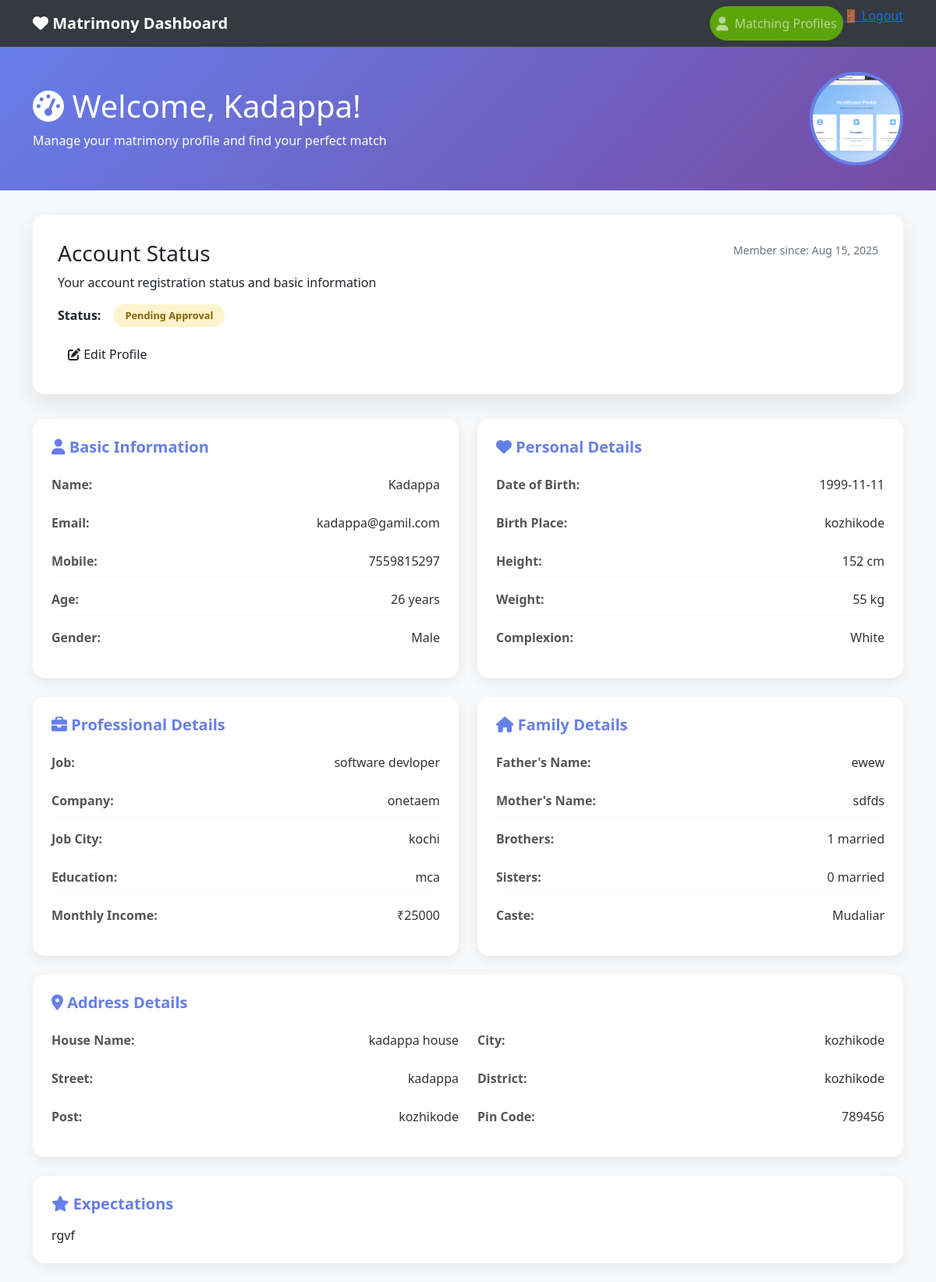
Page /customer/dashboard/ (signed in) on the committed database.
### accounts/models.py (models this page shows, shortened)
class Customer(models.Model):
    user = models.OneToOneField(User, related_name="customer_profile", on_delete=models.CASCADE, blank=True, null=True)
    CASTE_CHOICES = (
        ("Mudaliar", "Mudaliar"),
        ("Chetty", "Chetty"),
        ("Devanga", "Devanga"),
        ("Ezhavas_Thiyas", "Ezhavas & Thiyas"),
        ("Thandan", "Thandan"),
    )
    MARITAL_STATUS_CHOICES = (
        ("Single", "Single"),
        ("Divorced", "Divorced"),
    )
    STAR_CHOICES = (
        ("Aswathi", "Aswathi"),
        ("Bharani", "Bharani"),
        ("Karthika", "Karthika"),
        ("Rohini", "Rohini"),
        ("Makayiram", "Makayiram"),
        ("Thiruvathira", "Thiruvathira"),
        ("Punartham", "Punartham"),
        ("Pooyam", "Pooyam"),
        ("Aayilyam", "Aayilyam"),
        ("Makam", "Makam"),
        ("Pooram", "Pooram"),
        ("Uthram", "Uthram"),
        ("Atham", "Atham"),
        ("Chittira", "Chittira"),
        ("Chothi", "Chothi"),
        ("Vishakam", "Vishakam"),
        ("Anizham", "Anizham"),
        ("Thiruketta", "Thiruketta"),
        ("Moolam", "Moolam"),
        ("Pooradam", "Pooradam"),
        ("Uthradam", "Uthradam"),
        ("Thiruvonam", "Thiruvonam"),
        ("Avittam", "Avittam"),
        ("Chathayam", "Chathayam"),
        ("Pooruruttathi", "Pooruruttathi"),
        ("Uthrattathi", "Uthrattathi"),
        ("Revathi", "Revathi"),
    )
    father_name = models.CharField(max_length=256, blank=True, null=True)
    age = models.IntegerField(blank=True, null=True)
    gender = models.CharField(max_length=256, blank=True, null=True)
    contact_no = models.CharField(max_length=10, blank=True, null=True)
    description = models.CharField(max_length=256, blank=True, null=True)
    profile_image = models.ImageField(upload_to="profile_images/", null=True, blank=True)
    id_proof = models.CharField(max_length=256, blank=True, null=True)
    address = models.CharField(max_length=300, blank=True, null=True)
    star = models.CharField(max_length=50, choices=STAR_CHOICES, blank=True, null=True)
    married_sisters = models.CharField(max_length=250, blank=True, null=True)
    married_brothers = models.CharField(max_length=250, blank=True, null=True)
    no_sisters = models.CharField(max_length=250, blank=True, null=True)
    no_brothers = models.CharField(max_length=250, blank=True, null=True)
    mother_job = models.CharField(max_length=250, blank=True, null=True)
    father_job = models.CharField(max_length=250, blank=True, null=True)
    mother_name = models.CharField(max_length=250, blank=True, null=True)
    landline_no = models.IntegerField(blank=True, null=True)
    year = models.CharField(max_length=250, blank=True, null=True)
    school = models.CharField(max_length=250, blank=True, null=True)
    education = models.CharField(max_length=250, blank=True, null=True)
    income = models.CharField(max_length=250, blank=True, null=True)
    job_city = models.CharField(max_length=250, blank=True, null=True)
    job_department = models.CharField(max_length=250, blank=True, null=True)
    company = models.CharField(max_length=250, blank=True, null=True)
    job = models.CharField(max_length=250, blank=True, null=True)
    caste = models.CharField(max_length=250, choices=CASTE_CHOICES, blank=True, null=True)
    marital_status = models.CharField(max_length=50, choices=MARITAL_STATUS_CHOICES, blank=True, null=True)
    physical_condition = models.CharField(max_length=250, blank=True, null=True)
    weight = models.CharField(max_length=250, blank=True, null=True)
    complexion = models.CharField(max_length=250, blank=True, null=True)
    height = models.CharField(max_length=250, blank=True, null=True)
    time_birth = models.CharField(max_length=250, blank=True, null=True)
    place_birth = models.CharField(max_length=250, blank=True, null=True)
    dob = models.CharField(max_length=250, blank=True, null=True)
    district = models.CharField(max_length=250, blank=True, null=True)
    city = models.CharField(max_length=250, blank=True, null=True)
    post = models.CharField(max_length=250, blank=True, null=True)
    pin_code = models.CharField(max_length=250, blank=True, null=True)
    street = models.CharField(max_length=250, blank=True, null=True)
    house_name = models.CharField(max_length=250, blank=True, null=True)
    STATUS_CHOICES = (
        (0, "Pending"),
        (1, "Approved"),
    )
    status = models.IntegerField(choices=STATUS_CHOICES, default=0)
    is_active= models.BooleanField(default=True)
    created = models.DateTimeField(auto_now_add=True, blank=True, null=True)
    updated = models.DateTimeField(auto_now=True, blank=True, null=True)
    dosham = models.CharField(max_length=50, blank=True, null=True)

class User(AbstractUser):
    is_superadmin = models.BooleanField(default=False)
    is_customer = models.BooleanField(default=False)

### accounts/views.py (the view)
# urls.py: path("customer/dashboard/", views.customer_dashboard, name="customer_dashboard"),
@login_required
def customer_dashboard(request):
    if not hasattr(request.user, "customer_profile"):
        return redirect("login")  # redirect non-customers to login or error page
    customer = request.user.customer_profile  # get Customer object
    return render(request, "customer_dashboard/dashboard.html", {"customer": customer})

### templates/customer_dashboard/dashboard.html (shortened to what this page needs)
<!DOCTYPE html>
<html lang="en">
<head>
    <link href="https://cdn.jsdelivr.net/npm/bootstrap@5.1.3/dist/css/bootstrap.min.css" rel="stylesheet">
    <link href="https://cdnjs.cloudflare.com/ajax/libs/font-awesome/6.0.0/css/all.min.css" rel="stylesheet">
</head>
<body style="background: #f8f9fa;">
    <nav class="navbar navbar-expand-lg navbar-dark" style="background: #343a40;">
        <div class="container">
            <a class="navbar-brand" href="#"><i class="fas fa-heart"></i> Matrimony Dashboard</a>
            <div class="navbar-nav ms-auto">
                <a class="nav-link btn-profile" href="{% url 'matching_profiles' %}"><i class="fas fa-user"></i> Matching Profiles</a>
                <div class="logout-section">
                <a href="#" class="logout-link" onclick="confirmLogout(event)">
                    <span class="nav-icon">🚪</span>
                    <span class="nav-text">Logout</span>
                </a>
            </div>
            </div>
        </div>
    </nav>
    <div class="dashboard-header">
        <div class="container">
            <div class="row align-items-center">
                <div class="col-md-8">
                    <h1><i class="fas fa-tachometer-alt"></i> Welcome, {{ customer.user.get_full_name  }}!</h1>
                    <p class="mb-0">Manage your matrimony profile and find your perfect match</p>
                </div>
                <div class="col-md-4 text-end">
                    {% if customer.profile_image %}
                    <img src="{{ customer.profile_image.url }}" alt="Profile Image" class="profile-image">
                    {% else %}
                    <img src="https://via.placeholder.com/200" alt="No Image" class="img-fluid rounded">
                    {% endif %}
                </div>
            </div>
        </div>
    </div>
    <div class="container">
        <div class="welcome-card">
            <div class="row">
                <div class="col-md-8">
                    <h3>Account Status</h3>
                    <p>Your account registration status and basic information</p>
                    <div class="d-flex align-items-center">
                        <span class="me-3"><strong>Status:</strong></span>
                        {% if customer.status == 1 %}
                        <span class="status-badge status-approved">Approved</span>
                        {% elif customer.status == 0 %}
                        <span class="status-badge status-pending">Pending Approval</span>
                        {% else %}
                        <span class="status-badge status-disapproved">Disapproved</span>
                        {% endif %}
                    </div>
                    <div class="mt-3">
                        <a href="{% url 'edit_profile' %}" class="btn btn-edit"><i class="fas fa-edit"></i> Edit Profile</a>
                    </div>
                </div>
                <div class="col-md-4 text-end">
                    <div class="text-muted">
                        <small>Member since: {{ customer.created|date:"M d, Y" }}</small>
                    </div>
                </div>
            </div>
        </div>
        <div class="row">
            <div class="col-md-6">
                <div class="info-card">
                    <h5><i class="fas fa-user"></i> Basic Information</h5>
                    <div class="info-item">
                        <span class="info-label">Name:</span>
                        <span class="info-value">{{ customer.user.first_name }}</span>
                    </div>
                    <div class="info-item">
                        <span class="info-label">Email:</span>
                        <span class="info-value">{{ customer.user.email }}</span>
                    </div>
                    <div class="info-item">
                        <span class="info-label">Mobile:</span>
                        <span class="info-value">{{ customer.contact_no }}</span>
                    </div>
                    <div class="info-item">
                        <span class="info-label">Age:</span>
                        <span class="info-value">{{ customer.age }} years</span>
                    </div>
                    <div class="info-item">
                        <span class="info-label">Gender:</span>
                        <span class="info-value">{{ customer.gender }}</span>
                    </div>
                </div>
            </div>
            <div class="col-md-6">
                <div class="info-card">
                    <h5><i class="fas fa-heart"></i> Personal Details</h5>
                    <div class="info-item">
                        <span class="info-label">Date of Birth:</span>
                        <span class="info-value">{{ customer.dob }}</span>
                    </div>
                    <div class="info-item">
                        <span class="info-label">Birth Place:</span>
                        <span class="info-value">{{ customer.place_birth }}</span>
                    </div>
                    <div class="info-item">
                        <span class="info-label">Height:</span>
                        <span class="info-value">{{ customer.height }} cm</span>
                    </div>
                    <div class="info-item">
                        <span class="info-label">Weight:</span>
                        <span class="info-value">{{ customer.weight }} kg</span>
                    </div>
                    <div class="info-item">
                        <span class="info-label">Complexion:</span>
                        <span class="info-value">{{ customer.complexion }}</span>
                    </div>
                </div>
            </div>
            <div class="col-md-6">
                <div class="info-card">
                    <h5><i class="fas fa-briefcase"></i> Professional Details</h5>
                    <div class="info-item">
                        <span class="info-label">Job:</span>
                        <span class="info-value">{{ customer.job }}</span>
                    </div>
                    <div class="info-item">
                        <span class="info-label">Company:</span>
                        <span class="info-value">{{ customer.company }}</span>
                    </div>
                    <div class="info-item">
                        <span class="info-label">Job City:</span>
                        <span class="info-value">{{ customer.job_city }}</span>
                    </div>
                    <div class="info-item">
                        <span class="info-label">Education:</span>
                        <span class="info-value">{{ customer.education }}</span>
                    </div>
                    <div class="info-item">
                        <span class="info-label">Monthly Income:</span>
                        <span class="info-value">₹{{ customer.income }}</span>
                    </div>
                </div>
            </div>
            <div class="col-md-6">
                <div class="info-card">
                    <h5><i class="fas fa-home"></i> Family Details</h5>
                    <div class="info-item">
                        <span class="info-label">Father's Name:</span>
                        <span class="info-value">{{ customer.father_name }}</span>
                    </div>
                    <div class="info-item">
                        <span class="info-label">Mother's Name:</span>
                        <span class="info-value">{{ customer.mother_name }}</span>
                    </div>
                    <div class="info-item">
                        <span class="info-label">Brothers:</span>
                        <span class="info-value">{{ customer.no_brothers }} married</span>
                    </div>
                    <div class="info-item">
                        <span class="info-label">Sisters:</span>
                        <span class="info-value">{{ customer.no_sisters }} married</span>
                    </div>
                    <div class="info-item">
                        <span class="info-label">Caste:</span>
                        <span class="info-value">{{ customer.caste }}</span>
                    </div>
                </div>
            </div>
            <div class="col-md-12">
                <div class="info-card">
                    <h5><i class="fas fa-map-marker-alt"></i> Address Details</h5>
                    <div class="row">
                        <div class="col-md-6">
                            <div class="info-item">
                                <span class="info-label">House Name:</span>
                                <span class="info-value">{{ customer.house_name }}</span>
                            </div>
                            <div class="info-item">
                                <span class="info-label">Street:</span>
                                <span class="info-value">{{ customer.street }}</span>
                            </div>
                            <div class="info-item">
                                <span class="info-label">Post:</span>
                                <span class="info-value">{{ customer.post }}</span>
                            </div>
                        </div>
                        <div class="col-md-6">
                            <div class="info-item">
                                <span class="info-label">City:</span>
                                <span class="info-value">{{ customer.city }}</span>
                            </div>
                            <div class="info-item">
                                <span class="info-label">District:</span>
                                <span class="info-value">{{ customer.district }}</span>
                            </div>
                            <div class="info-item">
                                <span class="info-label">Pin Code:</span>
                                <span class="info-value">{{ customer.pin_code }}</span>
                            </div>
                        </div>
                    </div>
                </div>
            </div>
            {% if customer.description %}
            <div class="col-md-12">
                <div class="info-card">
                    <h5><i class="fas fa-star"></i> Expectations</h5>
                    <p class="mb-0">{{ customer.description }}</p>
                </div>
            </div>
            {% endif %}
        </div>
    </div>
</body>
</html>

### rows in the picture
Customer: user.get_full_name "Kadappa", profile_image (picture), created "Aug 15, 2025", user.first_name "Kadappa", user.email "kadappa@gamil.com", contact_no "7559815297", age "26", gender "Male", dob "1999-11-11", place_birth "kozhikode", height "152", weight "55", complexion "White", job "software devloper", company "onetaem", job_city "kochi", education "mca", income "25000", father_name "ewew", mother_name "sdfds", no_brothers "1", no_sisters "0", caste "Mudaliar", house_name "kadappa house", street "kadappa", post "kozhikode", city "kozhikode", district "kozhikode", pin_code "789456", description "rgvf"
